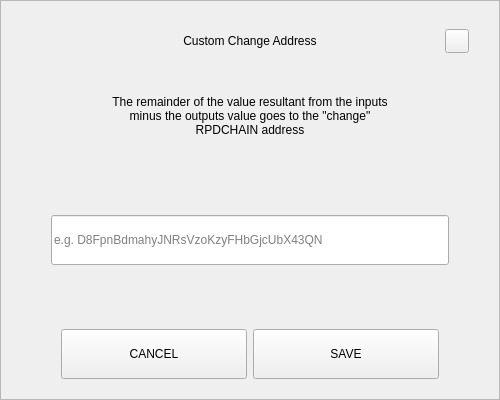
<?xml version="1.0" encoding="UTF-8"?>
<ui version="4.0">
 <class>SendChangeAddressDialog</class>
 <widget class="QDialog" name="SendChangeAddressDialog">
  <property name="geometry">
   <rect>
    <x>0</x>
    <y>0</y>
    <width>500</width>
    <height>400</height>
   </rect>
  </property>
  <property name="windowTitle">
   <string>Dialog</string>
  </property>
  <layout class="QVBoxLayout" name="verticalLayout">
   <property name="spacing">
    <number>0</number>
   </property>
   <property name="leftMargin">
    <number>0</number>
   </property>
   <property name="topMargin">
    <number>0</number>
   </property>
   <property name="rightMargin">
    <number>0</number>
   </property>
   <property name="bottomMargin">
    <number>0</number>
   </property>
   <item>
    <widget class="QFrame" name="frame">
     <property name="styleSheet">
      <string notr="true"/>
     </property>
     <property name="frameShape">
      <enum>QFrame::StyledPanel</enum>
     </property>
     <property name="frameShadow">
      <enum>QFrame::Raised</enum>
     </property>
     <layout class="QVBoxLayout" name="verticalLayout_2" stretch="0,0,0,0,0,0,0">
      <property name="spacing">
       <number>0</number>
      </property>
      <property name="leftMargin">
       <number>30</number>
      </property>
      <property name="topMargin">
       <number>20</number>
      </property>
      <property name="rightMargin">
       <number>30</number>
      </property>
      <property name="bottomMargin">
       <number>20</number>
      </property>
      <item>
       <layout class="QHBoxLayout" name="horizontalLayout_3">
        <property name="spacing">
         <number>0</number>
        </property>
        <item>
         <spacer name="horizontalSpacer_2">
          <property name="orientation">
           <enum>Qt::Horizontal</enum>
          </property>
          <property name="sizeHint" stdset="0">
           <size>
            <width>40</width>
            <height>20</height>
           </size>
          </property>
         </spacer>
        </item>
        <item>
         <widget class="QLabel" name="labelTitle">
          <property name="minimumSize">
           <size>
            <width>0</width>
            <height>40</height>
           </size>
          </property>
          <property name="maximumSize">
           <size>
            <width>16777215</width>
            <height>40</height>
           </size>
          </property>
          <property name="styleSheet">
           <string notr="true">padding-left:24px;</string>
          </property>
          <property name="text">
           <string>Custom Change Address</string>
          </property>
          <property name="alignment">
           <set>Qt::AlignCenter</set>
          </property>
          <property name="margin">
           <number>7</number>
          </property>
         </widget>
        </item>
        <item>
         <spacer name="horizontalSpacer">
          <property name="orientation">
           <enum>Qt::Horizontal</enum>
          </property>
          <property name="sizeHint" stdset="0">
           <size>
            <width>40</width>
            <height>20</height>
           </size>
          </property>
         </spacer>
        </item>
        <item>
         <widget class="QPushButton" name="btnEsc">
          <property name="minimumSize">
           <size>
            <width>24</width>
            <height>24</height>
           </size>
          </property>
          <property name="maximumSize">
           <size>
            <width>24</width>
            <height>24</height>
           </size>
          </property>
          <property name="focusPolicy">
           <enum>Qt::NoFocus</enum>
          </property>
          <property name="text">
           <string/>
          </property>
         </widget>
        </item>
       </layout>
      </item>
      <item>
       <spacer name="verticalSpacer_2">
        <property name="orientation">
         <enum>Qt::Vertical</enum>
        </property>
        <property name="sizeType">
         <enum>QSizePolicy::Fixed</enum>
        </property>
        <property name="sizeHint" stdset="0">
         <size>
          <width>20</width>
          <height>20</height>
         </size>
        </property>
       </spacer>
      </item>
      <item alignment="Qt::AlignHCenter">
       <widget class="QLabel" name="labelMessage">
        <property name="minimumSize">
         <size>
          <width>0</width>
          <height>70</height>
         </size>
        </property>
        <property name="text">
         <string>The remainder of the value resultant from the inputs minus the outputs value goes to the &quot;change&quot; RPDCHAIN address</string>
        </property>
        <property name="alignment">
         <set>Qt::AlignCenter</set>
        </property>
        <property name="wordWrap">
         <bool>true</bool>
        </property>
       </widget>
      </item>
      <item>
       <spacer name="verticalSpacer_3">
        <property name="orientation">
         <enum>Qt::Vertical</enum>
        </property>
        <property name="sizeHint" stdset="0">
         <size>
          <width>20</width>
          <height>40</height>
         </size>
        </property>
       </spacer>
      </item>
      <item>
       <layout class="QHBoxLayout" name="horizontalLayout_2">
        <property name="spacing">
         <number>0</number>
        </property>
        <property name="leftMargin">
         <number>20</number>
        </property>
        <property name="rightMargin">
         <number>20</number>
        </property>
        <item>
         <widget class="QLineEdit" name="lineEditAddress">
          <property name="minimumSize">
           <size>
            <width>0</width>
            <height>50</height>
           </size>
          </property>
          <property name="placeholderText">
           <string notr="true">e.g. D8FpnBdmahyJNRsVzoKzyFHbGjcUbX43QN</string>
          </property>
         </widget>
        </item>
       </layout>
      </item>
      <item>
       <spacer name="verticalSpacer">
        <property name="orientation">
         <enum>Qt::Vertical</enum>
        </property>
        <property name="sizeHint" stdset="0">
         <size>
          <width>20</width>
          <height>40</height>
         </size>
        </property>
       </spacer>
      </item>
      <item>
       <layout class="QHBoxLayout" name="horizontalLayout" stretch="2,2">
        <property name="spacing">
         <number>6</number>
        </property>
        <property name="leftMargin">
         <number>30</number>
        </property>
        <property name="rightMargin">
         <number>30</number>
        </property>
        <item>
         <widget class="QPushButton" name="btnCancel">
          <property name="minimumSize">
           <size>
            <width>180</width>
            <height>50</height>
           </size>
          </property>
          <property name="focusPolicy">
           <enum>Qt::NoFocus</enum>
          </property>
          <property name="text">
           <string>CANCEL</string>
          </property>
         </widget>
        </item>
        <item>
         <widget class="QPushButton" name="btnSave">
          <property name="minimumSize">
           <size>
            <width>180</width>
            <height>50</height>
           </size>
          </property>
          <property name="focusPolicy">
           <enum>Qt::NoFocus</enum>
          </property>
          <property name="text">
           <string>SAVE</string>
          </property>
         </widget>
        </item>
       </layout>
      </item>
     </layout>
    </widget>
   </item>
  </layout>
 </widget>
 <resources/>
 <connections/>
</ui>
